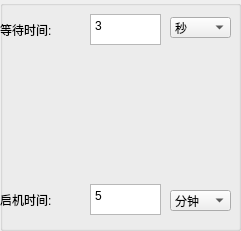
  <widget class="QGroupBox" name="groupBox_5">
   <property name="geometry">
    <rect>
     <x>980</x>
     <y>30</y>
     <width>241</width>
     <height>231</height>
    </rect>
   </property>
   <property name="title">
    <string/>
   </property>
   <widget class="QComboBox" name="comboBox_S1_TIME">
    <property name="geometry">
     <rect>
      <x>170</x>
      <y>190</y>
      <width>61</width>
      <height>21</height>
     </rect>
    </property>
    <item>
     <property name="text">
      <string>分钟</string>
     </property>
    </item>
    <item>
     <property name="text">
      <string>秒</string>
     </property>
    </item>
    <item>
     <property name="text">
      <string>毫秒</string>
     </property>
    </item>
   </widget>
   <widget class="QTextEdit" name="textEdit_S1_TIME">
    <property name="geometry">
     <rect>
      <x>90</x>
      <y>184</y>
      <width>71</width>
      <height>31</height>
     </rect>
    </property>
    <property name="html">
     <string>&lt;!DOCTYPE HTML PUBLIC &quot;-//W3C//DTD HTML 4.0//EN&quot; &quot;http://www.w3.org/TR/REC-html40/strict.dtd&quot;&gt;
&lt;html&gt;&lt;head&gt;&lt;meta name=&quot;qrichtext&quot; content=&quot;1&quot; /&gt;&lt;style type=&quot;text/css&quot;&gt;
p, li { white-space: pre-wrap; }
&lt;/style&gt;&lt;/head&gt;&lt;body style=&quot; font-family:'宋体'; font-size:10pt; font-weight:400; font-style:normal;&quot;&gt;
&lt;p style=&quot; margin-top:0px; margin-bottom:0px; margin-left:0px; margin-right:0px; -qt-block-indent:0; text-indent:0px;&quot;&gt;&lt;span style=&quot; font-family:'SimSun'; font-size:9pt;&quot;&gt;5&lt;/span&gt;&lt;/p&gt;&lt;/body&gt;&lt;/html&gt;</string>
    </property>
   </widget>
   <widget class="QLabel" name="label_132">
    <property name="geometry">
     <rect>
      <x>0</x>
      <y>190</y>
      <width>71</width>
      <height>20</height>
     </rect>
    </property>
    <property name="text">
     <string>启机时间:</string>
    </property>
   </widget>
   <widget class="QLabel" name="label_131">
    <property name="geometry">
     <rect>
      <x>0</x>
      <y>20</y>
      <width>71</width>
      <height>20</height>
     </rect>
    </property>
    <property name="text">
     <string>等待时间:</string>
    </property>
   </widget>
   <widget class="QComboBox" name="comboBox_S1_ACWaitTIME">
    <property name="geometry">
     <rect>
      <x>170</x>
      <y>17</y>
      <width>61</width>
      <height>21</height>
     </rect>
    </property>
    <item>
     <property name="text">
      <string>秒</string>
     </property>
    </item>
    <item>
     <property name="text">
      <string>分钟</string>
     </property>
    </item>
    <item>
     <property name="text">
      <string>毫秒</string>
     </property>
    </item>
   </widget>
   <widget class="QTextEdit" name="textEdit_S1_ACWaitTIME">
    <property name="geometry">
     <rect>
      <x>90</x>
      <y>14</y>
      <width>71</width>
      <height>31</height>
     </rect>
    </property>
    <property name="html">
     <string>&lt;!DOCTYPE HTML PUBLIC &quot;-//W3C//DTD HTML 4.0//EN&quot; &quot;http://www.w3.org/TR/REC-html40/strict.dtd&quot;&gt;
&lt;html&gt;&lt;head&gt;&lt;meta name=&quot;qrichtext&quot; content=&quot;1&quot; /&gt;&lt;style type=&quot;text/css&quot;&gt;
p, li { white-space: pre-wrap; }
&lt;/style&gt;&lt;/head&gt;&lt;body style=&quot; font-family:'宋体'; font-size:10pt; font-weight:400; font-style:normal;&quot;&gt;
&lt;p style=&quot; margin-top:0px; margin-bottom:0px; margin-left:0px; margin-right:0px; -qt-block-indent:0; text-indent:0px;&quot;&gt;&lt;span style=&quot; font-family:'SimSun'; font-size:9pt;&quot;&gt;3&lt;/span&gt;&lt;/p&gt;&lt;/body&gt;&lt;/html&gt;</string>
    </property>
   </widget>
  </widget>
